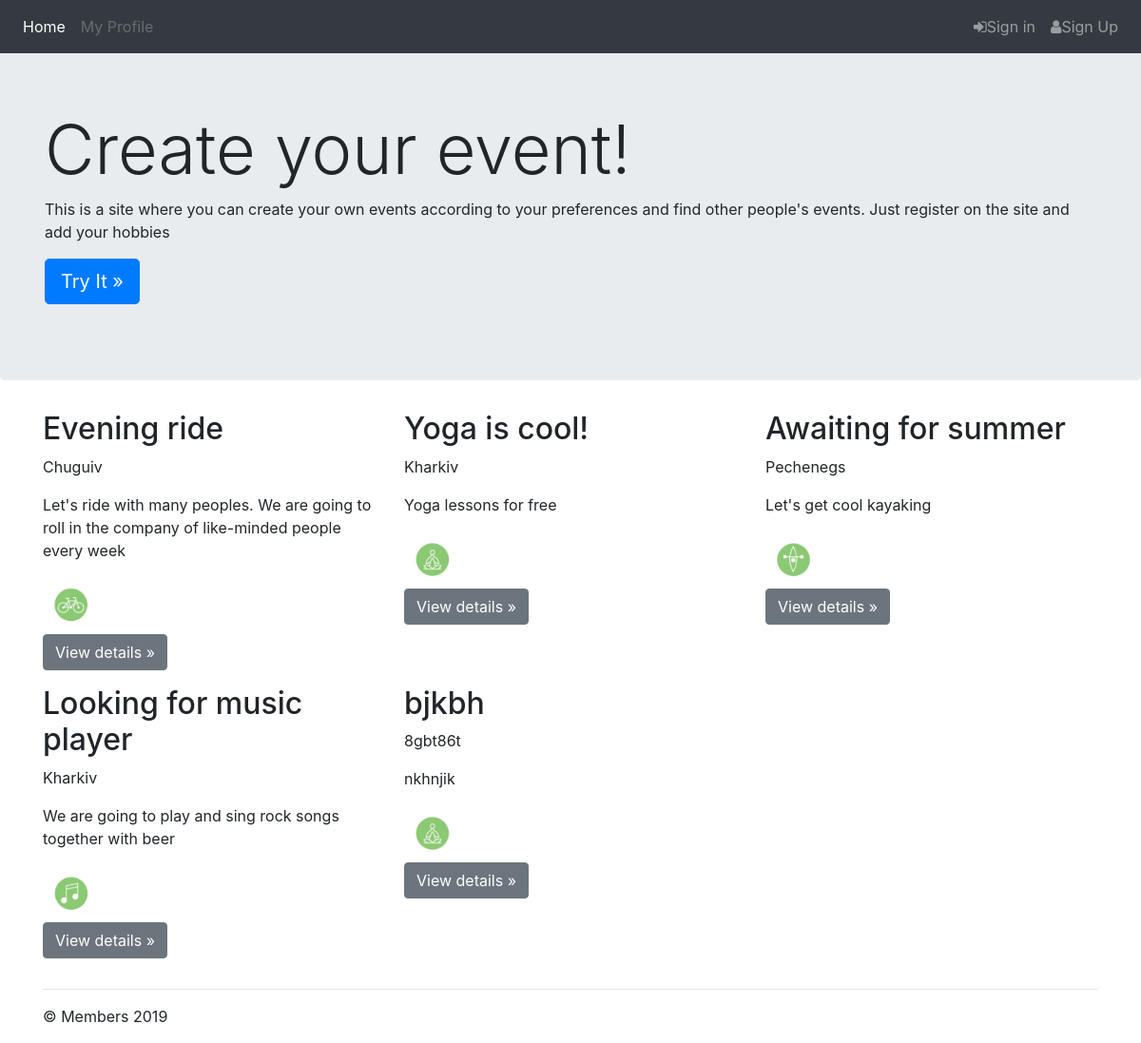
Before: / with the older database file.
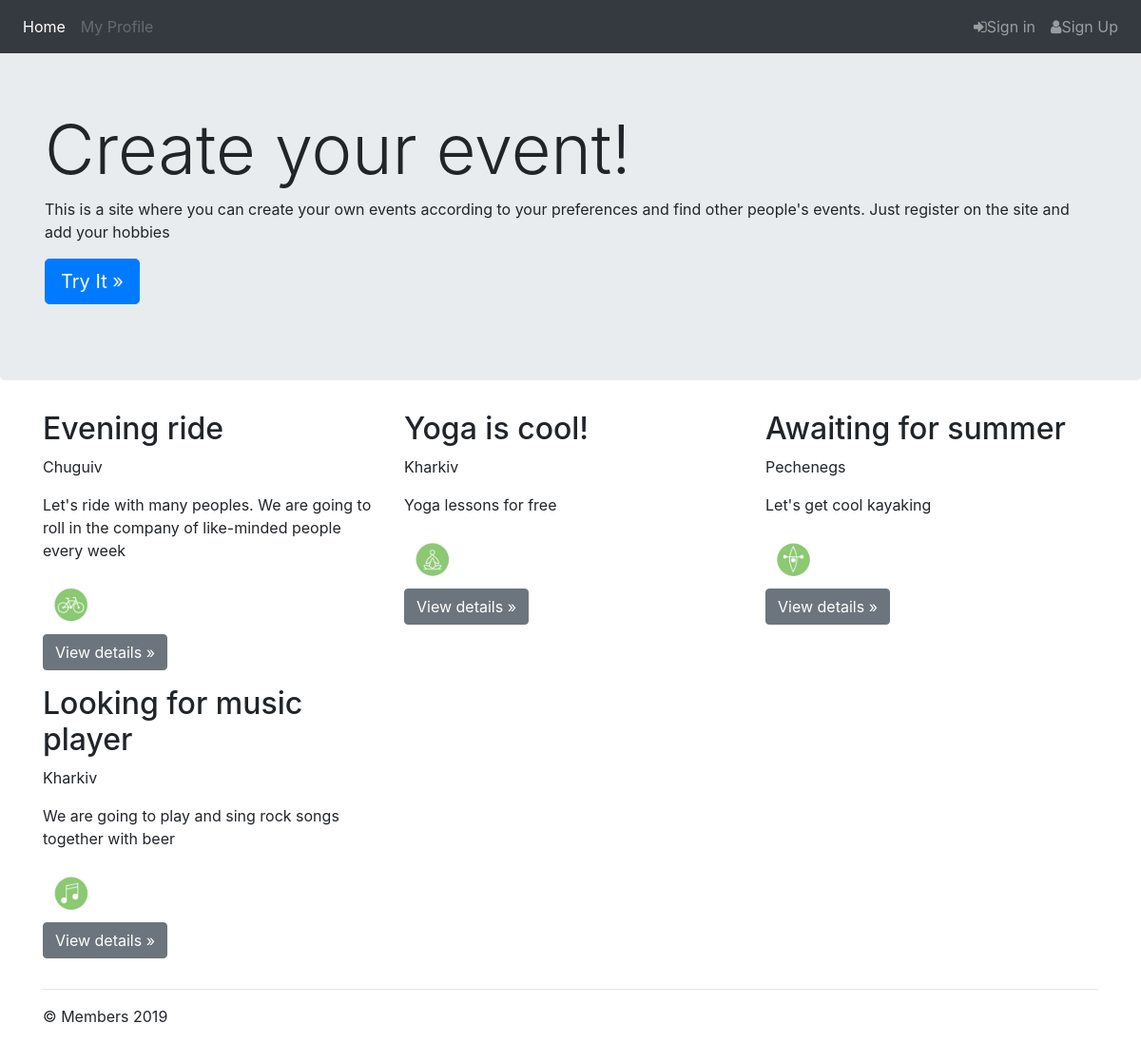
After: the same page with the newer database file.
### members/models.py (models this page shows)
class Event(models.Model):
    author = models.ForeignKey(
        settings.AUTH_USER_MODEL,
        on_delete=models.CASCADE,
        default=None, null=True
        )
    image = models.ImageField(upload_to='images/event_img', blank=True)
    title = models.CharField(max_length=100, null=True, blank=True)
    description = models.CharField(max_length=250, null=True, blank=True)
    date = models.DateField(null=True, blank=True)
    place = models.CharField(max_length=100, null=True, blank=True)
    hobby = models.ForeignKey(Hobby, on_delete=models.CASCADE, default=None, null=True)

### members/views.py (the view)
# urls.py: path("", views.IndexView.as_view(), name="index"),
class IndexView(ListView):
    model = Event
    template_name = 'members/index.html'
    def get_context_data(self, *, object_list=None, **kwargs):
        context = super(IndexView, self).get_context_data()
        context['page_title'] = "All events"
        return context

### members/templates/members/index.html (shortened to what this page needs)
{% extends 'members/layout.html' %}
{% block content %}
<main role="main">
<div class="jumbotron">
    <div class="container">
      <h2 class="display-3">Create your event!</h2>
      <p>
        This is a site where you can create your own events
        according to your preferences and find other people's events.
        Just register on the site and add your hobbies
      </p>
      <p><a class="btn btn-primary btn-lg" href="{% url 'members:index' %}" role="button">Try It &raquo;</a></p>
    </div>
  </div>
  <div class="container">
    <div class="row">
    {% for event in object_list %}
      <div class="col-md-4">
        <h2>{{ event.title }}</h2>
        <p>{{ event.place }}</p>
        <p>{{ event.description }}</p>
        <div class="{{ event.hobby.name }} hobby-icon"></div>
        <p><a class="btn btn-secondary" href="{% url 'members:event' event.id %}" role="button">View details &raquo;</a></p>
      </div>
    {% endfor %}
    </div>
  </div>
</main>
{% endblock %}

Changed rows visible on the page:
removed Event: title "bjkbh", place "8gbt86t", description "nkhnjik"
